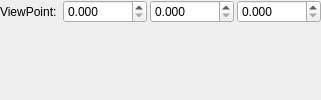
         <widget class="QWidget" name="VFH">
          <layout class="QVBoxLayout" name="verticalLayout_2">
           <property name="spacing">
            <number>3</number>
           </property>
           <property name="leftMargin">
            <number>0</number>
           </property>
           <property name="topMargin">
            <number>0</number>
           </property>
           <property name="rightMargin">
            <number>0</number>
           </property>
           <property name="bottomMargin">
            <number>0</number>
           </property>
           <item>
            <layout class="QHBoxLayout" name="horizontalLayout_2">
             <property name="spacing">
              <number>3</number>
             </property>
             <item>
              <widget class="QLabel" name="label_3">
               <property name="text">
                <string>ViewPoint: </string>
               </property>
              </widget>
             </item>
             <item>
              <widget class="QDoubleSpinBox" name="dspin_vpx1">
               <property name="decimals">
                <number>3</number>
               </property>
               <property name="maximum">
                <double>99999.000000000000000</double>
               </property>
              </widget>
             </item>
             <item>
              <widget class="QDoubleSpinBox" name="dspin_vpy1">
               <property name="decimals">
                <number>3</number>
               </property>
               <property name="maximum">
                <double>99999.000000000000000</double>
               </property>
              </widget>
             </item>
             <item>
              <widget class="QDoubleSpinBox" name="dspin_vpz1">
               <property name="decimals">
                <number>3</number>
               </property>
               <property name="maximum">
                <double>99999.000000000000000</double>
               </property>
              </widget>
             </item>
            </layout>
           </item>
           <item>
            <spacer name="verticalSpacer">
             <property name="orientation">
              <enum>Qt::Vertical</enum>
             </property>
             <property name="sizeHint" stdset="0">
              <size>
               <width>20</width>
               <height>40</height>
              </size>
             </property>
            </spacer>
           </item>
          </layout>
         </widget>
